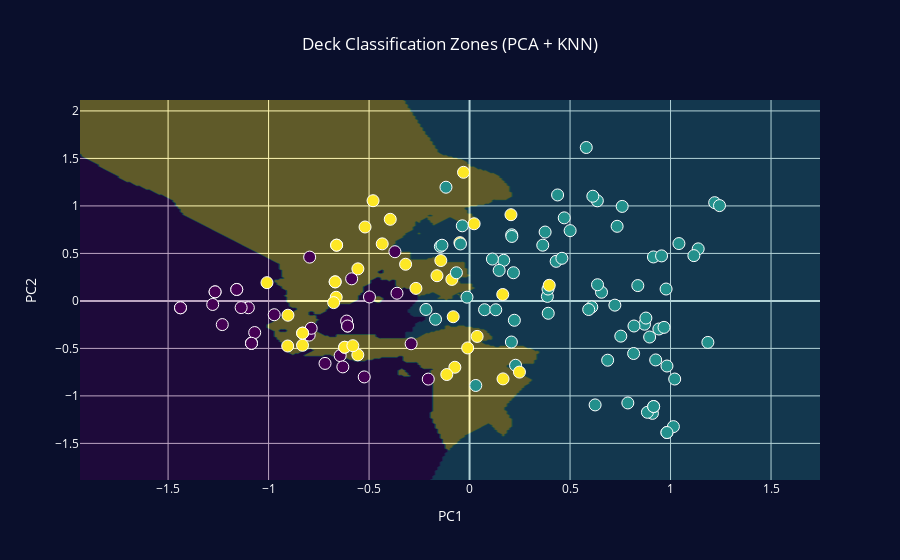

This figure's notebook cell:
### Code cell
fig = go.Figure()

# Decision zones (cluster regions)
fig.add_trace(
    go.Contour(
        x=np.linspace(x_min, x_max, 300),
        y=np.linspace(y_min, y_max, 300),
        z=Z,
        showscale=False,
        colorscale="Viridis",
        opacity=0.35,
        contours=dict(showlines=False)
    )
)

# Deck scatter
fig.add_trace(
    go.Scatter(
        x=df["pc1"],
        y=df["pc2"],
        mode="markers",
        marker=dict(
            size=12,
            color=df["cluster"],
            colorscale="Viridis",
            line=dict(width=1, color="white")
        ),
        text=df["sorted_deck_str"],
        hovertemplate="<b>Cluster %{marker.color}</b><br>%{text}<extra></extra>"
    )
)

fig.update_layout(
    title="Deck Classification Zones (PCA + KNN)",
    xaxis_title="PC1",
    yaxis_title="PC2",
    plot_bgcolor="#0a0f2c",
    paper_bgcolor="#0a0f2c",
    font=dict(color="white"),
    title_x=0.5
)

fig.show()

### Figure 1 — Plotly figure (JSON) as saved in the notebook; plotly's stock layout.template omitted (floating-point values rounded to 4 significant figures; data arrays with more than 128 entries replaced by an {"elided": "..."} marker saying what was removed)
{"data": [{"colorscale": [[0, "#440154"], [0.1111, "#482878"], [0.2222, "#3e4989"], [0.3333, "#31688e"], [0.4444, "#26828e"], [0.5556, "#1f9e89"], [0.6667, "#35b779"], [0.7778, "#6ece58"], [0.8889, "#b5de2b"], [1, "#fde725"]], "contours": {"showlines": false}, "opacity": 0.35, "showscale": false, "type": "contour", "x": {"elided": "300 float values"}, "y": {"elided": "300 float values"}, "z": {"elided": "300x300 int values"}}, {"hovertemplate": "<b>Cluster %{marker.color}</b><br>%{text}<extra></extra>", "marker": {"color": {"elided": "142 int values"}, "colorscale": [[0, "#440154"], [0.1111, "#482878"], [0.2222, "#3e4989"], [0.3333, "#31688e"], [0.4444, "#26828e"], [0.5556, "#1f9e89"], [0.6667, "#35b779"], [0.7778, "#6ece58"], [0.8889, "#b5de2b"], [1, "#fde725"]], "line": {"color": "white", "width": 1}, "size": 12}, "mode": "markers", "text": {"elided": "142 str values"}, "type": "scatter", "x": {"elided": "142 float values"}, "y": {"elided": "142 float values"}}], "layout": {"font": {"color": "white"}, "paper_bgcolor": "#0a0f2c", "plot_bgcolor": "#0a0f2c", "title": {"text": "Deck Classification Zones (PCA + KNN)", "x": 0.5}, "xaxis": {"title": {"text": "PC1"}}, "yaxis": {"title": {"text": "PC2"}}}}
